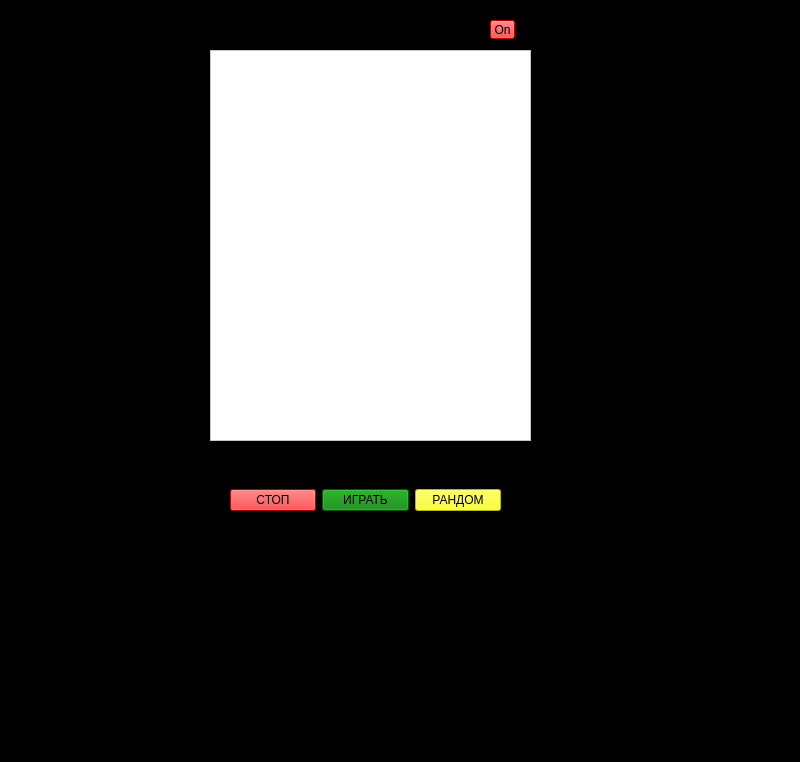
<?xml version="1.0" encoding="UTF-8"?>
<ui version="4.0">
 <class>MainWindow</class>
 <widget class="QMainWindow" name="MainWindow">
  <property name="geometry">
   <rect>
    <x>0</x>
    <y>0</y>
    <width>800</width>
    <height>762</height>
   </rect>
  </property>
  <property name="windowTitle">
   <string>MainWindow</string>
  </property>
  <property name="styleSheet">
   <string notr="true">background: black;</string>
  </property>
  <widget class="QWidget" name="centralwidget">
   <widget class="QListWidget" name="listWidget">
    <property name="geometry">
     <rect>
      <x>210</x>
      <y>50</y>
      <width>321</width>
      <height>391</height>
     </rect>
    </property>
    <property name="styleSheet">
     <string notr="true">background: white;</string>
    </property>
   </widget>
   <widget class="QToolButton" name="toolButton">
    <property name="geometry">
     <rect>
      <x>490</x>
      <y>20</y>
      <width>25</width>
      <height>19</height>
     </rect>
    </property>
    <property name="styleSheet">
     <string notr="true">background: red;</string>
    </property>
    <property name="text">
     <string>On</string>
    </property>
   </widget>
   <widget class="QWidget" name="horizontalLayoutWidget">
    <property name="geometry">
     <rect>
      <x>230</x>
      <y>460</y>
      <width>271</width>
      <height>81</height>
     </rect>
    </property>
    <layout class="QHBoxLayout" name="horizontalLayout">
     <item>
      <widget class="QPushButton" name="button_stop">
       <property name="styleSheet">
        <string notr="true">background:red;</string>
       </property>
       <property name="text">
        <string>СТОП</string>
       </property>
      </widget>
     </item>
     <item>
      <widget class="QPushButton" name="button_play">
       <property name="styleSheet">
        <string notr="true">background: green;</string>
       </property>
       <property name="text">
        <string>ИГРАТЬ</string>
       </property>
      </widget>
     </item>
     <item>
      <widget class="QPushButton" name="button_rand">
       <property name="styleSheet">
        <string notr="true">background: yellow;</string>
       </property>
       <property name="text">
        <string>РАНДОМ</string>
       </property>
      </widget>
     </item>
    </layout>
   </widget>
  </widget>
  <widget class="QMenuBar" name="menubar">
   <property name="geometry">
    <rect>
     <x>0</x>
     <y>0</y>
     <width>800</width>
     <height>21</height>
    </rect>
   </property>
  </widget>
  <widget class="QStatusBar" name="statusbar"/>
 </widget>
 <resources/>
 <connections/>
</ui>
